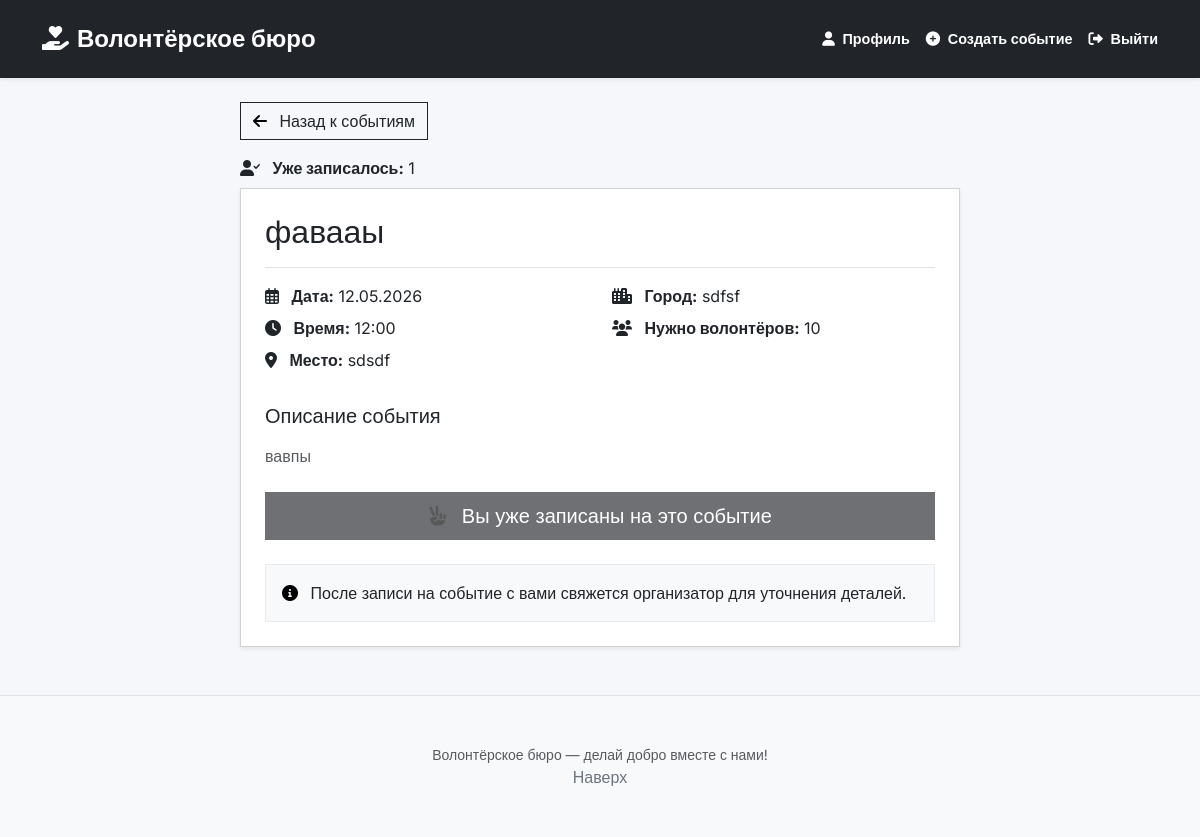
Screenshot of /event_detail/1 (signed in) with the database file from the repository.
### data/models.py (models this page shows)
class Event(SqlAlchemyBase):
    __tablename__ = 'events'
    id = sqlalchemy.Column(sqlalchemy.Integer, primary_key=True, autoincrement=True)
    title = sqlalchemy.Column(sqlalchemy.String, nullable=False)
    description = sqlalchemy.Column(sqlalchemy.String, nullable=False)
    date = sqlalchemy.Column(sqlalchemy.DateTime, nullable=False)
    location = sqlalchemy.Column(sqlalchemy.String, nullable=False)
    city = sqlalchemy.Column(sqlalchemy.String, nullable=False)
    author_id = sqlalchemy.Column(sqlalchemy.Integer, sqlalchemy.ForeignKey("users.id"), nullable=False)
    max_volunteers = sqlalchemy.Column(sqlalchemy.Integer, default=10)

### app.py (the view)
@app.route('/event_detail/<int:event_id>')
def event_detail(event_id):
    from data.models import Response
    session = db_session.create_session()
    event = session.get(Event, event_id)
    volunteers_count = session.query(Response).filter_by(event_id=event_id).count()
    already_joined = False
    if current_user.is_authenticated:
        already_joined = session.query(Response).filter_by(
            event_id=event_id,
            user_id=current_user.id
        ).first() is not None
    session.close()
    if event is None:
        return redirect('/')
    return render_template('event_detail.html', title='Детали события', event=event, already_joined=already_joined,volunteers_count=volunteers_count)

### app.py (called while the page is built)
@login_manager.user_loader
def load_user(user_id):
    session = db_session.create_session()
    return session.get(User, user_id)

### data/db_session.py (called while the page is built)
def create_session() -> Session:
    global __factory
    return __factory()

### templates/event_detail.html (shortened to what this page needs)
{% extends "base.html" %}
{% block content %}
<div class="container mt-4">
    <div class="row">
        <div class="col-lg-8 mx-auto">
            <div class="mb-3">
                <a href="/" class="btn btn-outline-dark">
                    <i class="fas fa-arrow-left me-2"></i> Назад к событиям
                </a>
            </div>
            <div class="mb-2">
                                <i class="fas fa-user-check me-2 text-dark"></i>
                                <strong>Уже записалось:</strong> {{ volunteers_count }}
            </div>
            <div class="card shadow-sm">
                <div class="card-body p-4">
                    <div class="border-bottom pb-3 mb-3">
                        <h1 class="h2 mb-0">{{ event.title }}</h1>
                    </div>
                    <div class="row mb-4">
                        <div class="col-md-6">
                            <div class="mb-2">
                                <i class="far fa-calendar-alt me-2 text-dark"></i>
                                <strong>Дата:</strong> {{ event.date.strftime('%d.%m.%Y') }}
                            </div>
                            <div class="mb-2">
                                <i class="fas fa-clock me-2 text-dark"></i>
                                <strong>Время:</strong> {{ event.date.strftime('%H:%M') }}
                            </div>
                            <div class="mb-2">
                                <i class="fas fa-map-marker-alt me-2 text-dark"></i>
                                <strong>Место:</strong> {{ event.location }}
                            </div>
                        </div>
                        <div class="col-md-6">
                            <div class="mb-2">
                                <i class="fas fa-city me-2 text-dark"></i>
                                <strong>Город:</strong> {{ event.city }}
                            </div>
                            <div class="mb-2">
                                <i class="fas fa-users me-2 text-dark"></i>
                                <strong>Нужно волонтёров:</strong> {{ event.max_volunteers }}
                            </div>
                        </div>
                    </div>
                    <div class="mb-4">
                        <h4 class="h5 mb-3">Описание события</h4>
                        <p class="text-muted">{{ event.description }}</p>
                    </div>
                    {% if current_user.is_authenticated %}
                        <button class="btn btn-dark btn-lg w-100" id="joinEventBtn"
                                {% if already_joined %}disabled{% endif %}>
                            <i class="fas fa-hand-peace me-2"></i>
                            {% if already_joined %}
                                 Вы уже записаны на это событие
                            {% else %}
                                 Хочу участвовать!
                            {% endif %}
                        </button>
                    {% else %}
                        <a href="/login" class="btn btn-dark btn-lg w-100">
                            <i class="fas fa-sign-in-alt me-2"></i> Войдите, чтобы записаться
                        </a>
                    {% endif %}
                    <div class="alert alert-info mt-4 mb-0" role="alert">
                        <i class="fas fa-info-circle me-2"></i>
                        После записи на событие с вами свяжется организатор для уточнения деталей.
                    </div>
                </div>
            </div>
        </div>
    </div>
</div>
{% endblock %}

### templates/base.html (style rules this page uses)
body { font-family: 'Inter', sans-serif; background: #f5f7fb; }
.card, .btn, .form-control, .alert, .nav-link, .badge, .list-group-item { border-radius: 0px !important; }
.alert-info { background-color: #f8f9fa; border-color: #e9ecef; color: #212529; border-radius: 0px; }
.fas, .far { color: #000000; }
a { color: #000000; text-decoration: none; }

### rows the page displays
Event: title "фавааы", date "12.05.2026", date "12:00", location "sdsdf", city "sdfsf", max_volunteers "10", description "вавпы"

### other values shown
{{ volunteers_count }} "1"
